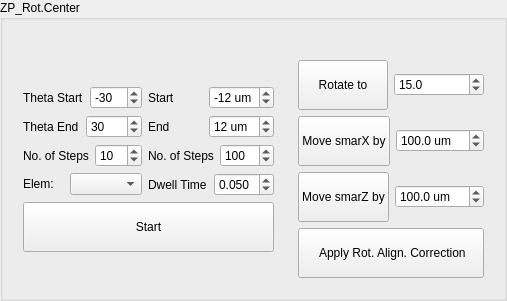
               <widget class="QGroupBox" name="groupBox_34">
                <property name="title">
                 <string>ZP_Rot.Center</string>
                </property>
                <layout class="QGridLayout" name="gridLayout_66">
                 <item row="0" column="0">
                  <widget class="QLabel" name="label_156">
                   <property name="sizePolicy">
                    <sizepolicy hsizetype="Preferred" vsizetype="Fixed">
                     <horstretch>0</horstretch>
                     <verstretch>0</verstretch>
                    </sizepolicy>
                   </property>
                   <property name="text">
                    <string/>
                   </property>
                  </widget>
                 </item>
                 <item row="1" column="0">
                  <widget class="QWidget" name="widget_7" native="true">
                   <layout class="QGridLayout" name="gridLayout_63">
                    <item row="0" column="0">
                     <layout class="QGridLayout" name="gridLayout_64">
                      <item row="0" column="1">
                       <layout class="QVBoxLayout" name="verticalLayout_43">
                        <item>
                         <layout class="QHBoxLayout" name="horizontalLayout_72">
                          <item>
                           <widget class="QLabel" name="label_108">
                            <property name="text">
                             <string>Start</string>
                            </property>
                           </widget>
                          </item>
                          <item>
                           <widget class="QSpinBox" name="sb_zp_rot_scan_start">
                            <property name="sizePolicy">
                             <sizepolicy hsizetype="Preferred" vsizetype="Fixed">
                              <horstretch>0</horstretch>
                              <verstretch>0</verstretch>
                             </sizepolicy>
                            </property>
                            <property name="suffix">
                             <string> um</string>
                            </property>
                            <property name="minimum">
                             <number>-15</number>
                            </property>
                            <property name="maximum">
                             <number>15</number>
                            </property>
                            <property name="singleStep">
                             <number>2</number>
                            </property>
                            <property name="value">
                             <number>-12</number>
                            </property>
                           </widget>
                          </item>
                         </layout>
                        </item>
                        <item>
                         <layout class="QHBoxLayout" name="horizontalLayout_73">
                          <item>
                           <widget class="QLabel" name="label_109">
                            <property name="text">
                             <string>End</string>
                            </property>
                           </widget>
                          </item>
                          <item>
                           <widget class="QSpinBox" name="sb_zp_rot_scan_end">
                            <property name="sizePolicy">
                             <sizepolicy hsizetype="Preferred" vsizetype="Fixed">
                              <horstretch>0</horstretch>
                              <verstretch>0</verstretch>
                             </sizepolicy>
                            </property>
                            <property name="suffix">
                             <string> um</string>
                            </property>
                            <property name="minimum">
                             <number>-15</number>
                            </property>
                            <property name="maximum">
                             <number>15</number>
                            </property>
                            <property name="singleStep">
                             <number>2</number>
                            </property>
                            <property name="value">
                             <number>12</number>
                            </property>
                           </widget>
                          </item>
                         </layout>
                        </item>
                        <item>
                         <layout class="QHBoxLayout" name="horizontalLayout_74">
                          <item>
                           <widget class="QLabel" name="label_110">
                            <property name="text">
                             <string>No. of Steps</string>
                            </property>
                           </widget>
                          </item>
                          <item>
                           <widget class="QSpinBox" name="sb_zp_rot_scan_num">
                            <property name="sizePolicy">
                             <sizepolicy hsizetype="Preferred" vsizetype="Fixed">
                              <horstretch>0</horstretch>
                              <verstretch>0</verstretch>
                             </sizepolicy>
                            </property>
                            <property name="suffix">
                             <string/>
                            </property>
                            <property name="minimum">
                             <number>1</number>
                            </property>
                            <property name="maximum">
                             <number>1000</number>
                            </property>
                            <property name="value">
                             <number>100</number>
                            </property>
                           </widget>
                          </item>
                         </layout>
                        </item>
                        <item>
                         <layout class="QGridLayout" name="gridLayout_65">
                          <item row="0" column="0">
                           <widget class="QLabel" name="label_157">
                            <property name="text">
                             <string>Dwell Time</string>
                            </property>
                           </widget>
                          </item>
                          <item row="0" column="1">
                           <widget class="QDoubleSpinBox" name="sb_zp_rot_scan_exp_time">
                            <property name="sizePolicy">
                             <sizepolicy hsizetype="Preferred" vsizetype="Fixed">
                              <horstretch>0</horstretch>
                              <verstretch>0</verstretch>
                             </sizepolicy>
                            </property>
                            <property name="decimals">
                             <number>3</number>
                            </property>
                            <property name="minimum">
                             <double>0.005000000000000</double>
                            </property>
                            <property name="maximum">
                             <double>0.500000000000000</double>
                            </property>
                            <property name="singleStep">
                             <double>0.010000000000000</double>
                            </property>
                            <property name="value">
                             <double>0.050000000000000</double>
                            </property>
                           </widget>
                          </item>
                         </layout>
                        </item>
                       </layout>
                      </item>
                      <item row="2" column="0" colspan="2">
                       <widget class="QPushButton" name="pb_zp_rot_align_start">
                        <property name="sizePolicy">
                         <sizepolicy hsizetype="Expanding" vsizetype="Fixed">
                          <horstretch>0</horstretch>
                          <verstretch>0</verstretch>
                         </sizepolicy>
                        </property>
                        <property name="text">
                         <string>
Start
</string>
                        </property>
                       </widget>
                      </item>
                      <item row="0" column="0">
                       <layout class="QVBoxLayout" name="verticalLayout_41">
                        <item>
                         <layout class="QVBoxLayout" name="verticalLayout_42">
                          <item>
                           <layout class="QHBoxLayout" name="horizontalLayout_66">
                            <item>
                             <widget class="QLabel" name="label_103">
                              <property name="text">
                               <string>Theta Start</string>
                              </property>
                             </widget>
                            </item>
                            <item>
                             <widget class="QSpinBox" name="sb_zp_rot_angle_start">
                              <property name="sizePolicy">
                               <sizepolicy hsizetype="Minimum" vsizetype="Fixed">
                                <horstretch>0</horstretch>
                                <verstretch>0</verstretch>
                               </sizepolicy>
                              </property>
                              <property name="suffix">
                               <string/>
                              </property>
                              <property name="minimum">
                               <number>-120</number>
                              </property>
                              <property name="maximum">
                               <number>120</number>
                              </property>
                              <property name="singleStep">
                               <number>10</number>
                              </property>
                              <property name="value">
                               <number>-30</number>
                              </property>
                              <property name="displayIntegerBase">
                               <number>10</number>
                              </property>
                             </widget>
                            </item>
                           </layout>
                          </item>
                          <item>
                           <layout class="QHBoxLayout" name="horizontalLayout_67">
                            <item>
                             <widget class="QLabel" name="label_104">
                              <property name="text">
                               <string>Theta End</string>
                              </property>
                             </widget>
                            </item>
                            <item>
                             <widget class="QSpinBox" name="sb_zp_rot_angle_end">
                              <property name="sizePolicy">
                               <sizepolicy hsizetype="Minimum" vsizetype="Fixed">
                                <horstretch>0</horstretch>
                                <verstretch>0</verstretch>
                               </sizepolicy>
                              </property>
                              <property name="suffix">
                               <string/>
                              </property>
                              <property name="minimum">
                               <number>-120</number>
                              </property>
                              <property name="maximum">
                               <number>120</number>
                              </property>
                              <property name="singleStep">
                               <number>10</number>
                              </property>
                              <property name="value">
                               <number>30</number>
                              </property>
                             </widget>
                            </item>
                           </layout>
                          </item>
                          <item>
                           <layout class="QHBoxLayout" name="horizontalLayout_70">
                            <item>
                             <widget class="QLabel" name="label_107">
                              <property name="text">
                               <string>No. of Steps</string>
                              </property>
                             </widget>
                            </item>
                            <item>
                             <widget class="QSpinBox" name="sb_zp_rot_angle_num">
                              <property name="sizePolicy">
                               <sizepolicy hsizetype="Minimum" vsizetype="Fixed">
                                <horstretch>0</horstretch>
                                <verstretch>0</verstretch>
                               </sizepolicy>
                              </property>
                              <property name="suffix">
                               <string/>
                              </property>
                              <property name="minimum">
                               <number>1</number>
                              </property>
                              <property name="maximum">
                               <number>100</number>
                              </property>
                              <property name="value">
                               <number>10</number>
                              </property>
                             </widget>
                            </item>
                           </layout>
                          </item>
                         </layout>
                        </item>
                        <item>
                         <layout class="QHBoxLayout" name="horizontalLayout_71">
                          <item>
                           <widget class="QLabel" name="label_98">
                            <property name="text">
                             <string>Elem:</string>
                            </property>
                           </widget>
                          </item>
                          <item>
                           <widget class="QComboBox" name="cb_zp_rot_elem"/>
                          </item>
                         </layout>
                        </item>
                       </layout>
                      </item>
                     </layout>
                    </item>
                   </layout>
                  </widget>
                 </item>
                 <item row="1" column="1">
                  <widget class="QWidget" name="widget_8" native="true">
                   <layout class="QGridLayout" name="gridLayout_62">
                    <item row="2" column="0">
                     <layout class="QHBoxLayout" name="horizontalLayout_78">
                      <item>
                       <widget class="QPushButton" name="pushButton_10">
                        <property name="text">
                         <string>
Move smarZ by
</string>
                        </property>
                       </widget>
                      </item>
                      <item>
                       <widget class="QDoubleSpinBox" name="dsb_rot_align_smarz">
                        <property name="suffix">
                         <string> um</string>
                        </property>
                        <property name="decimals">
                         <number>1</number>
                        </property>
                        <property name="minimum">
                         <double>-1000.000000000000000</double>
                        </property>
                        <property name="maximum">
                         <double>1000.000000000000000</double>
                        </property>
                        <property name="value">
                         <double>100.000000000000000</double>
                        </property>
                       </widget>
                      </item>
                     </layout>
                    </item>
                    <item row="1" column="0">
                     <layout class="QHBoxLayout" name="horizontalLayout_77">
                      <item>
                       <widget class="QPushButton" name="pushButton_9">
                        <property name="text">
                         <string>  
Move smarX by  
  </string>
                        </property>
                       </widget>
                      </item>
                      <item>
                       <widget class="QDoubleSpinBox" name="dsb_rot_align_smarx">
                        <property name="suffix">
                         <string> um</string>
                        </property>
                        <property name="decimals">
                         <number>1</number>
                        </property>
                        <property name="minimum">
                         <double>-1000.000000000000000</double>
                        </property>
                        <property name="maximum">
                         <double>1000.000000000000000</double>
                        </property>
                        <property name="value">
                         <double>100.000000000000000</double>
                        </property>
                       </widget>
                      </item>
                     </layout>
                    </item>
                    <item row="0" column="0">
                     <layout class="QHBoxLayout" name="horizontalLayout_79">
                      <item>
                       <widget class="QPushButton" name="pushButton_11">
                        <property name="text">
                         <string>
Rotate to
</string>
                        </property>
                       </widget>
                      </item>
                      <item>
                       <widget class="QDoubleSpinBox" name="dsb_rot_align_zpsth">
                        <property name="suffix">
                         <string/>
                        </property>
                        <property name="decimals">
                         <number>1</number>
                        </property>
                        <property name="minimum">
                         <double>-120.000000000000000</double>
                        </property>
                        <property name="maximum">
                         <double>120.000000000000000</double>
                        </property>
                        <property name="singleStep">
                         <double>5.000000000000000</double>
                        </property>
                        <property name="value">
                         <double>15.000000000000000</double>
                        </property>
                       </widget>
                      </item>
                     </layout>
                    </item>
                    <item row="3" column="0">
                     <widget class="QPushButton" name="pb_apply_zp_rot_align_corr">
                      <property name="text">
                       <string>
 Apply Rot. Align. Correction 
</string>
                      </property>
                     </widget>
                    </item>
                   </layout>
                  </widget>
                 </item>
                </layout>
               </widget>
